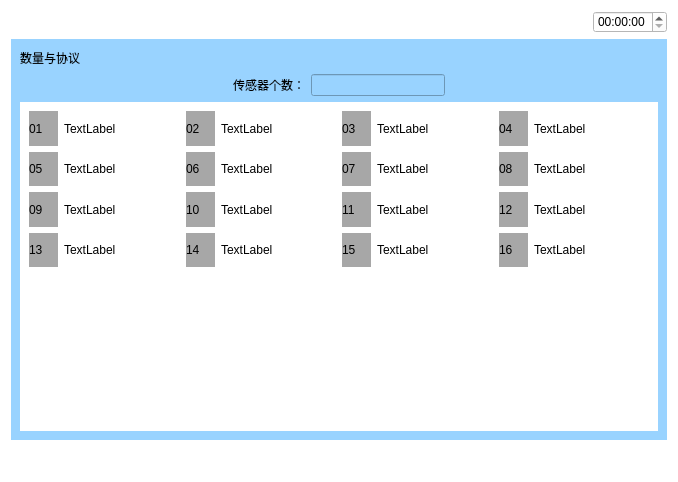
<?xml version="1.0" encoding="UTF-8"?>
<ui version="4.0">
 <class>Shuliangyuxieyi</class>
 <widget class="QWidget" name="Shuliangyuxieyi">
  <property name="geometry">
   <rect>
    <x>0</x>
    <y>0</y>
    <width>678</width>
    <height>482</height>
   </rect>
  </property>
  <property name="windowTitle">
   <string>Form</string>
  </property>
  <property name="styleSheet">
   <string notr="true">background-color: rgb(255, 255, 255);</string>
  </property>
  <layout class="QVBoxLayout" name="verticalLayout_3" stretch="1,5,1">
   <item>
    <layout class="QHBoxLayout" name="horizontalLayout_5">
     <item>
      <widget class="QPushButton" name="pushButton">
       <property name="text">
        <string/>
       </property>
       <property name="icon">
        <iconset resource="myimages.qrc">
         <normaloff>:/image/images/4g.png</normaloff>:/image/images/4g.png</iconset>
       </property>
       <property name="flat">
        <bool>true</bool>
       </property>
      </widget>
     </item>
     <item>
      <widget class="QPushButton" name="pushButton_2">
       <property name="text">
        <string/>
       </property>
       <property name="icon">
        <iconset resource="myimages.qrc">
         <normaloff>:/image/images/wireless.svg</normaloff>:/image/images/wireless.svg</iconset>
       </property>
       <property name="flat">
        <bool>true</bool>
       </property>
      </widget>
     </item>
     <item>
      <widget class="QPushButton" name="pushButton_3">
       <property name="text">
        <string/>
       </property>
       <property name="icon">
        <iconset resource="myimages.qrc">
         <normaloff>:/image/images/bl.svg</normaloff>:/image/images/bl.svg</iconset>
       </property>
       <property name="flat">
        <bool>true</bool>
       </property>
      </widget>
     </item>
     <item>
      <widget class="QPushButton" name="pushButton_4">
       <property name="text">
        <string/>
       </property>
       <property name="icon">
        <iconset resource="myimages.qrc">
         <normaloff>:/image/images/locate.svg</normaloff>:/image/images/locate.svg</iconset>
       </property>
       <property name="flat">
        <bool>true</bool>
       </property>
      </widget>
     </item>
     <item>
      <spacer name="horizontalSpacer_4">
       <property name="orientation">
        <enum>Qt::Horizontal</enum>
       </property>
       <property name="sizeHint" stdset="0">
        <size>
         <width>40</width>
         <height>20</height>
        </size>
       </property>
      </spacer>
     </item>
     <item>
      <widget class="QTimeEdit" name="timeEdit_2"/>
     </item>
    </layout>
   </item>
   <item>
    <widget class="QWidget" name="widget" native="true">
     <property name="sizePolicy">
      <sizepolicy hsizetype="Preferred" vsizetype="Preferred">
       <horstretch>0</horstretch>
       <verstretch>0</verstretch>
      </sizepolicy>
     </property>
     <property name="contextMenuPolicy">
      <enum>Qt::DefaultContextMenu</enum>
     </property>
     <property name="styleSheet">
      <string notr="true">background-color: rgb(153, 211, 255);</string>
     </property>
     <layout class="QVBoxLayout" name="verticalLayout_2" stretch="1,1,3">
      <item>
       <layout class="QHBoxLayout" name="horizontalLayout">
        <item>
         <widget class="QLabel" name="label">
          <property name="text">
           <string>数量与协议</string>
          </property>
         </widget>
        </item>
        <item>
         <spacer name="horizontalSpacer">
          <property name="orientation">
           <enum>Qt::Horizontal</enum>
          </property>
          <property name="sizeHint" stdset="0">
           <size>
            <width>40</width>
            <height>20</height>
           </size>
          </property>
         </spacer>
        </item>
        <item>
         <layout class="QVBoxLayout" name="verticalLayout"/>
        </item>
       </layout>
      </item>
      <item>
       <layout class="QHBoxLayout" name="horizontalLayout_6">
        <item>
         <spacer name="horizontalSpacer_6">
          <property name="orientation">
           <enum>Qt::Horizontal</enum>
          </property>
          <property name="sizeHint" stdset="0">
           <size>
            <width>40</width>
            <height>20</height>
           </size>
          </property>
         </spacer>
        </item>
        <item>
         <layout class="QHBoxLayout" name="horizontalLayout_4">
          <item>
           <widget class="QLabel" name="label_3">
            <property name="text">
             <string>传感器个数：</string>
            </property>
           </widget>
          </item>
          <item>
           <widget class="QLineEdit" name="sensor_number"/>
          </item>
         </layout>
        </item>
        <item>
         <spacer name="horizontalSpacer_7">
          <property name="orientation">
           <enum>Qt::Horizontal</enum>
          </property>
          <property name="sizeHint" stdset="0">
           <size>
            <width>40</width>
            <height>20</height>
           </size>
          </property>
         </spacer>
        </item>
       </layout>
      </item>
      <item>
       <widget class="QWidget" name="widget_2" native="true">
        <property name="styleSheet">
         <string notr="true">background-color: rgb(255, 255, 255);</string>
        </property>
        <layout class="QVBoxLayout" name="verticalLayout_4" stretch="1,1">
         <item>
          <layout class="QGridLayout" name="gridLayout">
           <item row="0" column="0">
            <layout class="QHBoxLayout" name="horizontalLayout_3" stretch="1,4">
             <item>
              <widget class="QLabel" name="label_2">
               <property name="styleSheet">
                <string notr="true">background-color: rgb(167, 167, 167);</string>
               </property>
               <property name="text">
                <string>01</string>
               </property>
              </widget>
             </item>
             <item>
              <widget class="QLabel" name="sensor_1">
               <property name="text">
                <string>TextLabel</string>
               </property>
              </widget>
             </item>
            </layout>
           </item>
           <item row="0" column="1">
            <layout class="QHBoxLayout" name="horizontalLayout_7" stretch="1,4">
             <item>
              <widget class="QLabel" name="label_5">
               <property name="styleSheet">
                <string notr="true">background-color: rgb(167, 167, 167);</string>
               </property>
               <property name="text">
                <string>02</string>
               </property>
              </widget>
             </item>
             <item>
              <widget class="QLabel" name="sensor_2">
               <property name="text">
                <string>TextLabel</string>
               </property>
              </widget>
             </item>
            </layout>
           </item>
           <item row="0" column="2">
            <layout class="QHBoxLayout" name="horizontalLayout_8" stretch="1,4">
             <item>
              <widget class="QLabel" name="label_7">
               <property name="styleSheet">
                <string notr="true">background-color: rgb(167, 167, 167);</string>
               </property>
               <property name="text">
                <string>03</string>
               </property>
              </widget>
             </item>
             <item>
              <widget class="QLabel" name="sensor_3">
               <property name="text">
                <string>TextLabel</string>
               </property>
              </widget>
             </item>
            </layout>
           </item>
           <item row="0" column="3">
            <layout class="QHBoxLayout" name="horizontalLayout_9" stretch="1,4">
             <item>
              <widget class="QLabel" name="label_9">
               <property name="styleSheet">
                <string notr="true">background-color: rgb(167, 167, 167);</string>
               </property>
               <property name="text">
                <string>04</string>
               </property>
              </widget>
             </item>
             <item>
              <widget class="QLabel" name="sensor_4">
               <property name="text">
                <string>TextLabel</string>
               </property>
              </widget>
             </item>
            </layout>
           </item>
           <item row="1" column="0">
            <layout class="QHBoxLayout" name="horizontalLayout_13" stretch="1,4">
             <item>
              <widget class="QLabel" name="label_17">
               <property name="styleSheet">
                <string notr="true">background-color: rgb(167, 167, 167);</string>
               </property>
               <property name="text">
                <string>05</string>
               </property>
              </widget>
             </item>
             <item>
              <widget class="QLabel" name="sensor_5">
               <property name="text">
                <string>TextLabel</string>
               </property>
              </widget>
             </item>
            </layout>
           </item>
           <item row="1" column="1">
            <layout class="QHBoxLayout" name="horizontalLayout_12" stretch="1,4">
             <item>
              <widget class="QLabel" name="label_15">
               <property name="styleSheet">
                <string notr="true">background-color: rgb(167, 167, 167);</string>
               </property>
               <property name="text">
                <string>06</string>
               </property>
              </widget>
             </item>
             <item>
              <widget class="QLabel" name="sensor_6">
               <property name="text">
                <string>TextLabel</string>
               </property>
              </widget>
             </item>
            </layout>
           </item>
           <item row="1" column="2">
            <layout class="QHBoxLayout" name="horizontalLayout_11" stretch="1,4">
             <item>
              <widget class="QLabel" name="label_13">
               <property name="styleSheet">
                <string notr="true">background-color: rgb(167, 167, 167);</string>
               </property>
               <property name="text">
                <string>07</string>
               </property>
              </widget>
             </item>
             <item>
              <widget class="QLabel" name="sensor_7">
               <property name="text">
                <string>TextLabel</string>
               </property>
              </widget>
             </item>
            </layout>
           </item>
           <item row="1" column="3">
            <layout class="QHBoxLayout" name="horizontalLayout_10" stretch="1,4">
             <item>
              <widget class="QLabel" name="label_11">
               <property name="styleSheet">
                <string notr="true">background-color: rgb(167, 167, 167);</string>
               </property>
               <property name="text">
                <string>08</string>
               </property>
              </widget>
             </item>
             <item>
              <widget class="QLabel" name="sensor_8">
               <property name="text">
                <string>TextLabel</string>
               </property>
              </widget>
             </item>
            </layout>
           </item>
           <item row="2" column="0">
            <layout class="QHBoxLayout" name="horizontalLayout_17" stretch="1,4">
             <item>
              <widget class="QLabel" name="label_25">
               <property name="styleSheet">
                <string notr="true">background-color: rgb(167, 167, 167);</string>
               </property>
               <property name="text">
                <string>09</string>
               </property>
              </widget>
             </item>
             <item>
              <widget class="QLabel" name="sensor_9">
               <property name="text">
                <string>TextLabel</string>
               </property>
              </widget>
             </item>
            </layout>
           </item>
           <item row="2" column="1">
            <layout class="QHBoxLayout" name="horizontalLayout_16" stretch="1,4">
             <item>
              <widget class="QLabel" name="label_23">
               <property name="styleSheet">
                <string notr="true">background-color: rgb(167, 167, 167);</string>
               </property>
               <property name="text">
                <string>10</string>
               </property>
              </widget>
             </item>
             <item>
              <widget class="QLabel" name="sensor_10">
               <property name="text">
                <string>TextLabel</string>
               </property>
              </widget>
             </item>
            </layout>
           </item>
           <item row="2" column="2">
            <layout class="QHBoxLayout" name="horizontalLayout_15" stretch="1,4">
             <item>
              <widget class="QLabel" name="label_21">
               <property name="styleSheet">
                <string notr="true">background-color: rgb(167, 167, 167);</string>
               </property>
               <property name="text">
                <string>11</string>
               </property>
              </widget>
             </item>
             <item>
              <widget class="QLabel" name="sensor_11">
               <property name="text">
                <string>TextLabel</string>
               </property>
              </widget>
             </item>
            </layout>
           </item>
           <item row="2" column="3">
            <layout class="QHBoxLayout" name="horizontalLayout_14" stretch="1,4">
             <item>
              <widget class="QLabel" name="label_19">
               <property name="styleSheet">
                <string notr="true">background-color: rgb(167, 167, 167);</string>
               </property>
               <property name="text">
                <string>12</string>
               </property>
              </widget>
             </item>
             <item>
              <widget class="QLabel" name="sensor_12">
               <property name="text">
                <string>TextLabel</string>
               </property>
              </widget>
             </item>
            </layout>
           </item>
           <item row="3" column="0">
            <layout class="QHBoxLayout" name="horizontalLayout_21" stretch="1,4">
             <item>
              <widget class="QLabel" name="label_33">
               <property name="styleSheet">
                <string notr="true">background-color: rgb(167, 167, 167);</string>
               </property>
               <property name="text">
                <string>13</string>
               </property>
              </widget>
             </item>
             <item>
              <widget class="QLabel" name="sensor_13">
               <property name="text">
                <string>TextLabel</string>
               </property>
              </widget>
             </item>
            </layout>
           </item>
           <item row="3" column="1">
            <layout class="QHBoxLayout" name="horizontalLayout_20" stretch="1,4">
             <item>
              <widget class="QLabel" name="label_31">
               <property name="styleSheet">
                <string notr="true">background-color: rgb(167, 167, 167);</string>
               </property>
               <property name="text">
                <string>14</string>
               </property>
              </widget>
             </item>
             <item>
              <widget class="QLabel" name="sensor_14">
               <property name="text">
                <string>TextLabel</string>
               </property>
              </widget>
             </item>
            </layout>
           </item>
           <item row="3" column="2">
            <layout class="QHBoxLayout" name="horizontalLayout_19" stretch="1,4">
             <item>
              <widget class="QLabel" name="label_29">
               <property name="styleSheet">
                <string notr="true">background-color: rgb(167, 167, 167);</string>
               </property>
               <property name="text">
                <string>15</string>
               </property>
              </widget>
             </item>
             <item>
              <widget class="QLabel" name="sensor_15">
               <property name="text">
                <string>TextLabel</string>
               </property>
              </widget>
             </item>
            </layout>
           </item>
           <item row="3" column="3">
            <layout class="QHBoxLayout" name="horizontalLayout_18" stretch="1,4">
             <item>
              <widget class="QLabel" name="label_27">
               <property name="styleSheet">
                <string notr="true">background-color: rgb(167, 167, 167);</string>
               </property>
               <property name="text">
                <string>16</string>
               </property>
              </widget>
             </item>
             <item>
              <widget class="QLabel" name="sensor_16">
               <property name="text">
                <string>TextLabel</string>
               </property>
              </widget>
             </item>
            </layout>
           </item>
          </layout>
         </item>
         <item>
          <spacer name="verticalSpacer">
           <property name="orientation">
            <enum>Qt::Vertical</enum>
           </property>
           <property name="sizeHint" stdset="0">
            <size>
             <width>20</width>
             <height>40</height>
            </size>
           </property>
          </spacer>
         </item>
        </layout>
       </widget>
      </item>
     </layout>
    </widget>
   </item>
   <item>
    <layout class="QHBoxLayout" name="horizontalLayout_2">
     <item>
      <widget class="QPushButton" name="returnIndex">
       <property name="font">
        <font>
         <family>AR PL UMing TW MBE</family>
        </font>
       </property>
       <property name="styleSheet">
        <string notr="true">border-image: url(:/image/images/index.svg);</string>
       </property>
       <property name="text">
        <string/>
       </property>
       <property name="icon">
        <iconset resource="myimages.qrc">
         <normaloff>:/image/images/index.svg</normaloff>:/image/images/index.svg</iconset>
       </property>
       <property name="iconSize">
        <size>
         <width>40</width>
         <height>40</height>
        </size>
       </property>
       <property name="flat">
        <bool>true</bool>
       </property>
      </widget>
     </item>
     <item>
      <spacer name="horizontalSpacer_3">
       <property name="orientation">
        <enum>Qt::Horizontal</enum>
       </property>
       <property name="sizeHint" stdset="0">
        <size>
         <width>40</width>
         <height>20</height>
        </size>
       </property>
      </spacer>
     </item>
     <item>
      <spacer name="horizontalSpacer_2">
       <property name="orientation">
        <enum>Qt::Horizontal</enum>
       </property>
       <property name="sizeHint" stdset="0">
        <size>
         <width>40</width>
         <height>20</height>
        </size>
       </property>
      </spacer>
     </item>
     <item>
      <widget class="QPushButton" name="returnPage">
       <property name="text">
        <string/>
       </property>
       <property name="icon">
        <iconset resource="myimages.qrc">
         <normaloff>:/image/images/shangyiye.svg</normaloff>:/image/images/shangyiye.svg</iconset>
       </property>
       <property name="iconSize">
        <size>
         <width>40</width>
         <height>40</height>
        </size>
       </property>
       <property name="flat">
        <bool>true</bool>
       </property>
      </widget>
     </item>
    </layout>
   </item>
  </layout>
 </widget>
 <resources>
  <include location="myimages.qrc"/>
 </resources>
 <connections/>
</ui>
